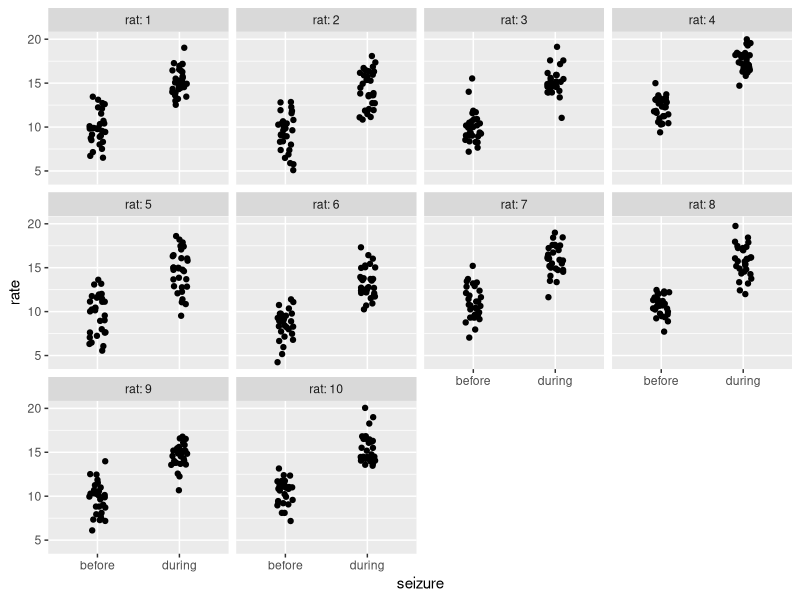

Write R code to recreate this figure. (Note: this script raises an error after producing the figure.)
## ---- chunk 1
rat <- 1:10
region <- 1:3
neuron <- 1:10
seizure <- c("before","during")
d <- expand.grid(seizure = seizure, neuron = neuron, region = region, rat = rat)
set.seed(1)
e_rat <- rnorm(n = 10, mean = 0, sd = 0.8)
e_region <- rnorm(n = 10*3, mean = 0, sd = 1.3)
e_neuron <- rnorm(n = 10*3*10, mean = 0, sd = 0.7)
e <- rnorm(nrow(d), mean = 0, sd = 1.2)
d$region_rat <- as.numeric(interaction(d$region, d$rat))
d$region_rat_neuron <- as.numeric(interaction(d$region, d$rat, d$neuron))

d$rate <- (10 + e_rat[d$rat] + 
             e_region[d$region_rat] + 
             e_neuron[d$region_rat_neuron]) + 
  5*(d$seizure == "during") + e
d$region_rat <- NULL
d$region_rat_neuron <- NULL
d$rat <- factor(d$rat)
d$region <- factor(d$region)
d$neuron <- factor(d$neuron)
## ---- chunk 2
rbind(head(d), tail(d))
## ---- chunk 3
library(ggplot2)
ggplot(d) +
  aes(x = seizure, y = rate) +
  geom_jitter(width = 0.1, height = 0) +
  facet_wrap(~ rat, labeller = "label_both")
## ---- chunk 4
library(lme4)
m <- lmer(rate ~ seizure + (1 | rat/region/neuron), data = d)
summary(m, corr = FALSE)
## ---- chunk 5
confint(m, parm = "seizureduring")
## ---- chunk 6
library(ggeffects)
plot(ggpredict(m, terms = "seizure"), connect.lines = TRUE)
## ---- chunk 7
plot(m)
## ---- chunk 8
plot(m, rat ~ resid(., scaled=TRUE))
## ---- chunk 9
lattice::qqmath(m)
